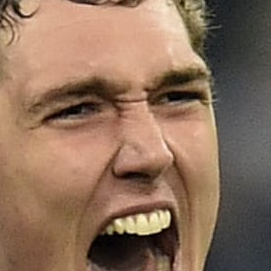
#> input picture ML Projects/Barcelona player's image classification/dataset/andreas_christensen/andreas_christensen1.png, 271 x 271 px; its folder holds only this picture in this run
$ jupyter execute data_cleaning.ipynb   (shell and % lines are left out)
#> lines starting #> are read from the running program, lines starting #| are printed output that depends on the picture
[cell 1]
import numpy as np
import cv2
import matplotlib
from matplotlib import pyplot as plt

[cell 2]
face_cascade = cv2.CascadeClassifier('./opencv/haarcascades/haarcascade_frontalface_default.xml')
eye_cascade = cv2.CascadeClassifier('./opencv/haarcascades/haarcascade_eye.xml')

[cell 3]
def get_cropped_image_if_2_eyes(image_path):
    img = cv2.imread(image_path)
    gray = cv2.cvtColor(img, cv2.COLOR_BGR2GRAY)
    faces = face_cascade.detectMultiScale(gray, 1.3, 5)
    for (x,y,w,h) in faces:
        roi_gray = gray[y:y+h, x:x+w]
        roi_color = img[y:y+h, x:x+w]
        eyes = eye_cascade.detectMultiScale(roi_gray)
        if len(eyes) >= 2:
            return roi_color

[cell 4]
path_to_data = "./dataset/"
path_to_cr_data = "./dataset/cropped/"

[cell 5]
import os
img_dirs = []
for entry in os.scandir(path_to_data):
    if entry.is_dir():
        img_dirs.append(entry.path)
#> pass 2 of the loop `for entry in os.scandir(path_to_data):`:

[cell 6]
img_dirs

[cell 7]
import shutil
if os.path.exists(path_to_cr_data):
     shutil.rmtree(path_to_cr_data)
os.mkdir(path_to_cr_data)

[cell 8]
cropped_image_dirs = []
celebrity_file_names_dict = {}

[cell 9]
for img_dir in img_dirs:
    count = 1
    celebrity_name = img_dir.split('/')[-1]
    print(celebrity_name)

    celebrity_file_names_dict[celebrity_name] = []

    for entry in os.scandir(img_dir):
        print(entry.path)
        roi_color = get_cropped_image_if_2_eyes(entry.path)
#> in get_cropped_image_if_2_eyes, img is the input picture: shape (271, 271, 3); mean B, G, R 91.8, 112.3, 141.2
#> in get_cropped_image_if_2_eyes, `gray = cv2.cvtColor(img, cv2.COLOR_BGR2GRAY)`:
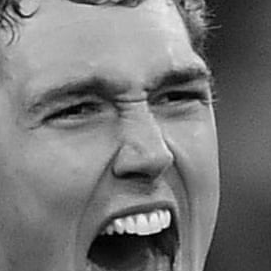
#> gray: shape (271, 271); min 0, max 245, mean 118.6
#> in get_cropped_image_if_2_eyes, `faces = face_cascade.detectMultiScale(gray, 1.3, 5)`: faces = [[24, 14, 228, 228]]
#> the loop in get_cropped_image_if_2_eyes, `for (x,y,w,h) in faces:` made 1 pass
#> (x, y, w, h, eyes) on pass 1: (24, 14, 228, 228, [[1, 88, 41, 41], [18, 79, 44, 44], [125, 56, 61, 61]])
#> pass 1, in get_cropped_image_if_2_eyes, `roi_gray = gray[y:y+h, x:x+w]`:
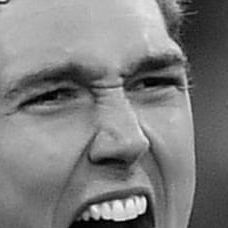
#> roi_gray: shape (228, 228); min 0, max 245, mean 125.4
#> pass 1, in get_cropped_image_if_2_eyes, `roi_color = img[y:y+h, x:x+w]`:
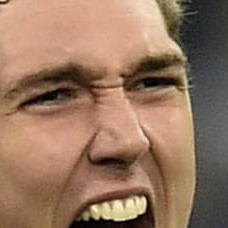
#> roi_color: shape (228, 228, 3); mean B, G, R 96, 118.3, 150.4
        if roi_color is not None:
            cropped_folder = path_to_cr_data + celebrity_name
            if not os.path.exists(cropped_folder):
                os.makedirs(cropped_folder)
                cropped_image_dirs.append(cropped_folder)
                print("Generating cropped images in folder: ",cropped_folder)

            cropped_file_name = celebrity_name + str(count) + ".png"
            cropped_file_path = cropped_folder + "/" + cropped_file_name

            cv2.imwrite(cropped_file_path, roi_color)
            print(count)
            celebrity_file_names_dict[celebrity_name].append(cropped_file_path)
            count += 1
#> pass 2 of the loop `for img_dir in img_dirs:`:
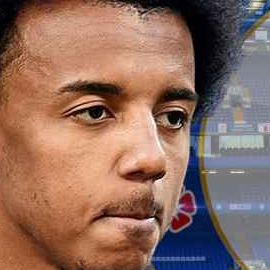
#> input picture ML Projects/Barcelona player's image classification/dataset/jules_kounde/jules_kounde1.png, 270 x 270 px
#> in get_cropped_image_if_2_eyes, img is the input picture: shape (270, 270, 3); mean B, G, R 95.7, 109.1, 143
#> in get_cropped_image_if_2_eyes (call 2), `gray = cv2.cvtColor(img, cv2.COLOR_BGR2GRAY)`:
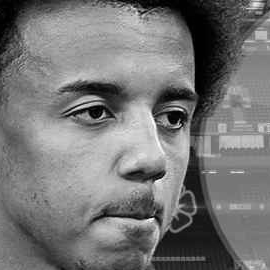
#> gray: shape (270, 270); min 0, max 251, mean 117.7
#> faces = [[22, 17, 226, 226]]
#> the loop in get_cropped_image_if_2_eyes, `for (x,y,w,h) in faces:` made 1 pass
#> (x, y, w, h, eyes) on pass 1: (22, 17, 226, 226, [[128, 80, 44, 44], [41, 68, 55, 55]])
#> pass 1, in get_cropped_image_if_2_eyes (call 2), `roi_color = img[y:y+h, x:x+w]`:
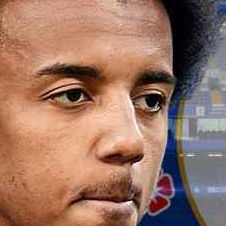
#> roi_color: shape (226, 226, 3); mean B, G, R 100.2, 117.2, 155.2
